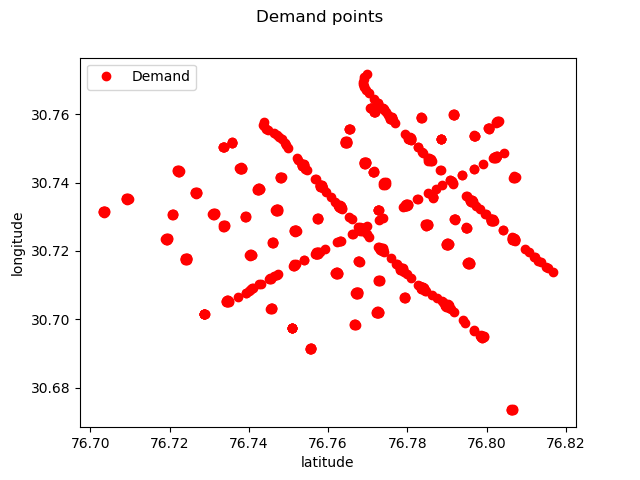

Write Python code to recreate this figure.
# -*- coding: utf-8 -*-
"""
Created on Sun Feb 24 16:36:35 2019

@author: varun
"""

# -*- coding: utf-8 -*-
"""
Created on Sat Feb 23 23:22:00 2019

@author: varun
"""
# import files
import overpy
import numpy as np
import matplotlib.pyplot as plt
import pandas as pd
# api call to the overpy for openstreet maps
api = overpy.Overpass()
# result contain the uniform spread of the demand points
result = api.query("""	 way['junction'='roundabout'](30.6698,76.6842,30.7728,76.8202);(._;>;);
out center;""")
size=len(result.ways)
i=0;
# result1 contain the major routes of the city demand poins
result1 = api.query("""	 (   way["name"="Madhya Marg"](30.7198,76.6842,30.7728,76.8202);(._;>;);
     way["name"="Dakshin Marg"](30.6998,76.6842,30.7728,76.8202);(._;>;);
  way["name"="Himalaya Marg"](30.6998,76.6842,30.7728,76.8202);(._;>;);
); out center;
""")
size1=len(result1.ways)

# Lat=np.zeros(size+size1);
# Lon=np.zeros(size+size1);

Lat = []
Lon = []

# Combining nearby demand points for a single result at each roundabout
for way in result.ways:
	print("Name: %s" % way.tags.get("name", "n/a"))
	print(" Highway: %s" % way.tags.get("highway", "n/a"))
	print(" Nodes:")
	Lat1=0
	Lon1=0
	c = 0
	for node in way.nodes:
		print(" Lat: %f, Lon: %f" % (node.lat, node.lon))
		Lat1+=node.lat
		Lon1+=node.lon
		c+=1
		if(c%3==0):
			Lat.append(Lat1/3)
			Lon.append(Lon1/3)
			Lat1=0
			Lon1=0
			i+=1

    # i=i+1;
# Compiling the location points
for way in result1.ways:
	print("Name: %s" % way.tags.get("name", "n/a"))
	print(" Highway: %s" % way.tags.get("highway", "n/a"))
	print(" Nodes:")
	Lat1=0
	Lon1=0
	c = 0
	for node in way.nodes:
		print(" Lat: %f, Lon: %f" % (node.lat, node.lon))
		Lat1+=node.lat
		Lon1+=node.lon
		c+=1
		if(c%3==0):
			Lat.append(Lat1/3)
			Lon.append(Lon1/3)
			Lat1 = 0
			Lon1 = 0
			i=i+1;



Lat = np.array(Lat)
Lon = np.array(Lon)

#  Plot and save the image
fig = plt.figure()
plt.plot(Lon, Lat, 'ro',label="Demand");
fig.suptitle('Demand points')
plt.legend(loc='upper left')
plt.xlabel("latitude");
plt.ylabel("longitude");
plt.show()
fig.savefig('demand.png')
#Saving the file demand points to demand.xlsx
df_demand = pd.DataFrame({'Lat':Lat,'Lon':Lon})
print(df_demand.shape)
writer = pd.ExcelWriter('demand2.xlsx', engine='xlsxwriter')
df_demand.to_excel(writer, sheet_name='Sheet1')
writer.save()

